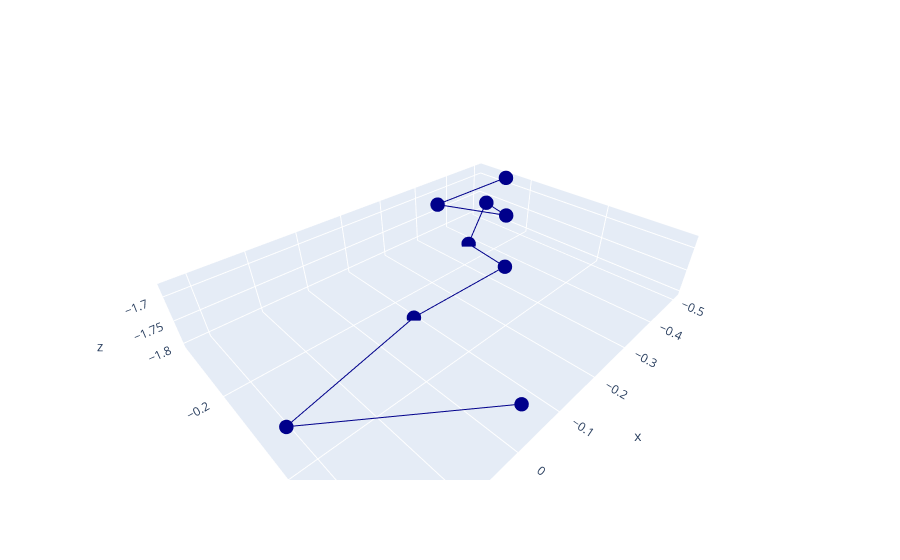

Notebook cell for this chart:
### Code cell
layout = go.Layout(
             scene=dict(
                 aspectmode='data'
         ))

fig = go.Figure(data=[go.Scatter3d(x=positions.T[0], y=positions.T[1], z=positions.T[2],
                                    marker_size=5, text=np.arange(0, len(positions)), line=dict(
        color='darkblue',
        width=2
    )
)], layout=layout)

fig.show()

### Figure 1 — Plotly figure (JSON) as saved in the notebook; plotly's stock layout.template omitted (floating-point values rounded to 4 significant figures)
{"data": [{"line": {"color": "darkblue", "width": 2}, "marker": {"size": 5}, "text": [0, 1, 2, 3, 4, 5, 6, 7, 8], "type": "scatter3d", "x": [-0.0182, 0.221, -0.09151, -0.3279, -0.3692, -0.4986, -0.4686, -0.3537, -0.5014], "y": [0.1695, -0.01905, -0.1349, -0.1096, -0.2534, -0.3139, -0.2242, -0.3426, -0.2587], "z": [-1.739, -1.74, -1.806, -1.786, -1.805, -1.76, -1.755, -1.727, -1.679]}], "layout": {"scene": {"aspectmode": "data"}}}
